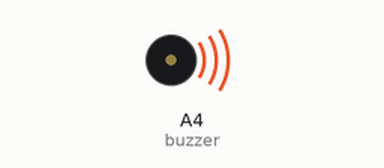
The sketch below on a simulated Arduino Uno, built with avr-gcc and run on an emulated ATmega328P. Shown: buzzer (waves = sounding).

Above: at 0.1 s.
At 15.4 s:
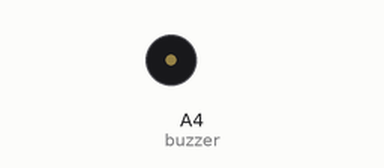
Timing chart, 0 to 40.0 s (numbered marks = the images above):
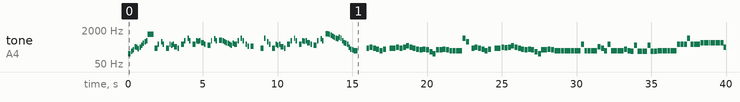

The sketch:

IRIS_OUT.ino
```cpp
// 劇場版『チェンソーマン レゼ篇』 OP 「IRIS OUT」(FULL version)

#include <avr/pgmspace.h>

#define NOTE_B0  31
#define NOTE_C1  33
#define NOTE_CS1 35
#define NOTE_D1  37
#define NOTE_DS1 39
#define NOTE_E1  41
#define NOTE_F1  44
#define NOTE_FS1 46
#define NOTE_G1  49
#define NOTE_GS1 52
#define NOTE_A1  55
#define NOTE_AS1 58
#define NOTE_B1  62
#define NOTE_C2  65
#define NOTE_CS2 69
#define NOTE_D2  73
#define NOTE_DS2 78
#define NOTE_E2  82
#define NOTE_F2  87
#define NOTE_FS2 93
#define NOTE_G2  98
#define NOTE_GS2 104
#define NOTE_A2  110
#define NOTE_AS2 117
#define NOTE_B2  123
#define NOTE_C3  131
#define NOTE_CS3 139
#define NOTE_D3  147
#define NOTE_DS3 156
#define NOTE_E3  165
#define NOTE_F3  175
#define NOTE_FS3 185
#define NOTE_G3  196
#define NOTE_GS3 208
#define NOTE_A3  220
#define NOTE_AS3 233
#define NOTE_B3  247
#define NOTE_C4  262
#define NOTE_CS4 277
#define NOTE_D4  294
#define NOTE_DS4 311
#define NOTE_E4  330
#define NOTE_F4  349
#define NOTE_FS4 370
#define NOTE_G4  392
#define NOTE_GS4 415
#define NOTE_A4  440
#define NOTE_AS4 466
#define NOTE_B4  494
#define NOTE_C5  523
#define NOTE_CS5 554
#define NOTE_D5  587
#define NOTE_DS5 622
#define NOTE_E5  659
#define NOTE_F5  698
#define NOTE_FS5 740
#define NOTE_G5  784
#define NOTE_GS5 831
#define NOTE_A5  880
#define NOTE_AS5 932
#define NOTE_B5  988
#define NOTE_C6  1047
#define NOTE_CS6 1109
#define NOTE_D6  1175
#define NOTE_DS6 1245
#define NOTE_E6  1319
#define NOTE_F6  1397
#define NOTE_FS6 1480
#define NOTE_G6  1568
#define NOTE_GS6 1661
#define NOTE_A6  1760
#define NOTE_AS6 1865
#define NOTE_B6  1976
#define NOTE_C7  2093
#define NOTE_CS7 2217
#define NOTE_D7  2349
#define NOTE_DS7 2489
#define NOTE_E7  2637
#define NOTE_F7  2794
#define NOTE_FS7 2960
#define NOTE_G7  3136
#define NOTE_GS7 3322
#define NOTE_A7  3520
#define NOTE_AS7 3729
#define NOTE_B7  3951
#define NOTE_C8  4186
#define NOTE_CS8 4435
#define NOTE_D8  4699
#define NOTE_DS8 4978
#define NOTE_E8  5274
#define NOTE_F8  5588
#define NOTE_FS8 5920
#define NOTE_G8  6272
#define NOTE_GS8 6645
#define NOTE_A8  7074
#define NOTE_AS8 7459
#define NOTE_B8  7902
#define REST 0

int tempo = 135;
int buzzer = A4;

 const int melody[] PROGMEM = {

 NOTE_DS3,8,NOTE_G3,16,NOTE_AS3,16,NOTE_E4,16,NOTE_DS4,16,NOTE_C4,16,NOTE_DS4,16,NOTE_G4,16,NOTE_AS4,16,NOTE_CS5,16,NOTE_DS5,16,NOTE_DS6,4,
 NOTE_CS4,8,NOTE_GS4,16,REST,16,NOTE_CS5,16,NOTE_GS4,16,REST,16,NOTE_CS4,8,NOTE_GS4,16,NOTE_G4,16,NOTE_GS4,16,NOTE_E4,8,NOTE_CS4,16,REST,16,NOTE_GS4,8,NOTE_DS5,16,REST,16,NOTE_GS5,16,NOTE_DS5,16,REST,16,NOTE_GS4,8,NOTE_DS5,16,NOTE_D5,16,NOTE_DS5,16,NOTE_B4,8,NOTE_GS4,16,REST,16,NOTE_G4,8,NOTE_DS5,16,REST,16,NOTE_G5,16,NOTE_DS5,16,REST,16,
 NOTE_E5,8,NOTE_DS5,16,NOTE_CS5,16,NOTE_B4,16,NOTE_AS4,16,NOTE_GS4,16,NOTE_G4,16,NOTE_AS4,16,NOTE_GS4,8,NOTE_DS5,16,REST,16,NOTE_GS5,16,NOTE_DS5,16,REST,16,NOTE_GS4,16,NOTE_F4,16,REST,16,NOTE_F4,8,REST,4,
 NOTE_CS4,8,NOTE_GS5,16,REST,16,NOTE_CS5,16,NOTE_GS4,16,REST,16,NOTE_CS4,8,NOTE_GS4,16,NOTE_G4,16,NOTE_GS4,16,NOTE_E4,8,NOTE_CS4,16,REST,16,NOTE_GS4,8,NOTE_DS5,16,REST,16,NOTE_GS5,16,NOTE_DS5,16,REST,16,NOTE_GS4,8,NOTE_DS5,16,NOTE_D5,16,NOTE_DS5,16,NOTE_B4,8,NOTE_GS4,16,REST,16,NOTE_G4,8,NOTE_DS5,16,REST,16,NOTE_G5,16,NOTE_DS5,16,REST,16,
 NOTE_E6,8,NOTE_DS6,16,NOTE_CS6,16,NOTE_B5,16,NOTE_AS5,16,NOTE_GS5,16,NOTE_G5,16,NOTE_AS5,16,NOTE_GS5,16,NOTE_DS5,16,NOTE_B4,16,NOTE_AS4,16,NOTE_GS4,16,NOTE_DS4,16,NOTE_B3,16,NOTE_AS3,16,NOTE_GS3,6,REST,4,REST,16,
 NOTE_CS4,8,NOTE_DS4,8,NOTE_CS4,8,NOTE_B3,8,NOTE_GS3,8,NOTE_B3,8,REST,8,NOTE_CS4,4,NOTE_DS4,8,NOTE_CS4,8,NOTE_DS4,8,NOTE_FS4,8,NOTE_DS4,8,NOTE_CS4,8,NOTE_B3,8,NOTE_AS3,8,NOTE_B3,8,NOTE_AS3,8,NOTE_FS3,8,NOTE_DS3,8,NOTE_AS3,8,NOTE_AS3,8,NOTE_B3,8,NOTE_AS3,8,NOTE_GS3,8,NOTE_GS3,8,NOTE_GS3,8,NOTE_GS3,8,NOTE_GS5,8,NOTE_CS5,8,REST,12,
 NOTE_CS4,8,NOTE_DS4,8,NOTE_CS4,8,NOTE_B3,8,NOTE_GS3,8,NOTE_B3,8,REST,8,NOTE_CS4,4,NOTE_DS4,8,NOTE_D4,8,NOTE_DS4,8,NOTE_FS4,8,NOTE_DS4,8,NOTE_CS4,8,NOTE_B3,8,NOTE_AS3,8,NOTE_B3,8,NOTE_AS3,8,NOTE_FS3,8,NOTE_DS3,8,NOTE_AS3,4,NOTE_B3,8,NOTE_AS3,8,
 NOTE_GS3,8,NOTE_GS3,8,NOTE_GS3,8,NOTE_GS3,4,NOTE_GS3,8,NOTE_GS3,16,NOTE_GS3,16,NOTE_GS3,8,NOTE_GS4,8,NOTE_GS3,8,NOTE_GS3,8,NOTE_GS3,4,NOTE_E4,8,NOTE_CS4,8,NOTE_GS3,8,NOTE_GS4,8,NOTE_GS3,8,NOTE_GS3,8,NOTE_GS3,4,NOTE_B3,8,NOTE_GS3,8,NOTE_G3,8,
 NOTE_G4,8,NOTE_G3,8,NOTE_G3,16,NOTE_G3,16,NOTE_G3,8,NOTE_G4,8,NOTE_G3,8,NOTE_G3,16,NOTE_G3,16,NOTE_GS3,8,NOTE_GS3,16,NOTE_GS3,16,NOTE_GS3,8,NOTE_GS3,8,NOTE_GS3,4,
 NOTE_GS4,8,NOTE_GS4,16,NOTE_GS4,16,NOTE_GS4,8,NOTE_GS5,8,NOTE_GS4,8,NOTE_GS4,8,NOTE_GS4,8,NOTE_B4,8,NOTE_B4,8,NOTE_B4,16,NOTE_B4,16,NOTE_B4,8,NOTE_B4,16,NOTE_B4,16,NOTE_B4,8,NOTE_B4,8,NOTE_DS4,4,NOTE_B4,8,NOTE_CS5,8,NOTE_DS5,8,NOTE_CS5,8,NOTE_DS5,8,NOTE_DS5,16,NOTE_E5,6,NOTE_DS5,8,NOTE_CS5,16,NOTE_B4,16,NOTE_AS4,8,NOTE_GS4,4,NOTE_G4,8,REST,8,NOTE_GS4,4,
 //副歌
 NOTE_A4,8,NOTE_C5,8,NOTE_E5,8,REST,8,NOTE_C5,8,REST,8,NOTE_D5,8,NOTE_D5,24,NOTE_D5,8,NOTE_C5,16,NOTE_B4,8,NOTE_E5,8,REST,8,NOTE_C5,8,REST,8,NOTE_D5,8,NOTE_D5,24,NOTE_D5,8,NOTE_C5,16,NOTE_B4,8,NOTE_E5,8,NOTE_F5,8,NOTE_E5,8,NOTE_C5,8,NOTE_A4,8,NOTE_C5,8,NOTE_E5,8,NOTE_A5,8,NOTE_GS5,8,NOTE_E5,8,NOTE_D5,8,NOTE_C5,8,NOTE_B4,4,NOTE_E3,8,REST,8,
 NOTE_E5,8,REST,8,NOTE_C5,8,REST,8,NOTE_D5,8,NOTE_D5,24,NOTE_D5,8,NOTE_C5,16,NOTE_B4,8,NOTE_G5,8,NOTE_A5,8,NOTE_G5,8,NOTE_F5,8,NOTE_E5,4,NOTE_A4,8,NOTE_A4,8,NOTE_E5,8,NOTE_F5,8,NOTE_E5,8,NOTE_C5,8,NOTE_E5,8,NOTE_F5,8,NOTE_E5,8,NOTE_C5,8,NOTE_A5,4,NOTE_A6,4,NOTE_A5,16,NOTE_E5,8,NOTE_DS5,8,NOTE_D5,16,NOTE_C5,8,
 NOTE_D2,8,NOTE_E5,16,REST,16,NOTE_A2,8,NOTE_E5,16,REST,16,NOTE_E2,8,NOTE_GS5,16,REST,16,NOTE_B1,8,NOTE_GS5,16,REST,16,
 NOTE_A1,8,NOTE_DS6,16,REST,16,NOTE_E6,20,NOTE_E5,20,NOTE_E6,20,NOTE_E5,20,NOTE_E6,20,NOTE_E5,20,NOTE_E6,20,NOTE_E5,10,NOTE_B5,16,NOTE_DS6,16,NOTE_D6,6,REST,4,
 NOTE_F6,6,NOTE_E6,12,NOTE_D6,12,NOTE_C6,12,NOTE_B5,12,NOTE_A5,12,NOTE_GS5,12,NOTE_F5,12,NOTE_E5,4,NOTE_A5,16,NOTE_A4,16,REST,16,NOTE_A4,16,NOTE_FS5,16,REST,16,NOTE_FS5,8,REST,4,REST,32,
 NOTE_D2,16,NOTE_DS5,16,NOTE_E5,32,NOTE_A5,32,NOTE_C6,32,NOTE_E6,16,NOTE_DS6,16,NOTE_D6,16,NOTE_CS6,16,NOTE_C6,16,NOTE_GS5,16,NOTE_B5,16,NOTE_GS5,16,NOTE_A5,16,NOTE_B5,16,NOTE_C6,16,NOTE_D6,16,NOTE_DS6,16,NOTE_E6,16,NOTE_A6,16,NOTE_D6,16,NOTE_DS6,32,NOTE_D6,32,NOTE_C6,32,NOTE_D6,16,NOTE_A5,16,NOTE_C6,32,NOTE_DS5,32,NOTE_A5,12,NOTE_E5,32,NOTE_A5,8,NOTE_DS5,16,NOTE_A5,8,
 NOTE_GS1,8,NOTE_GS5,16,REST,16,NOTE_E2,8,NOTE_GS5,16,REST,16,NOTE_GS5,16,NOTE_E5,16,NOTE_GS5,16,NOTE_B5,16,NOTE_E6,16,NOTE_DS6,16,NOTE_D6,16,NOTE_CS6,16,NOTE_C6,16,NOTE_GS5,16,NOTE_B5,16,NOTE_AS5,16,NOTE_A5,16,NOTE_E5,16,NOTE_C5,16,NOTE_B4,16,NOTE_A4,4,
 NOTE_GS3,8,NOTE_GS3,16,NOTE_GS3,16,NOTE_GS4,8,NOTE_GS3,16,NOTE_GS3,16,NOTE_GS3,8,NOTE_GS3,8,NOTE_GS3,4,NOTE_GS3,8,NOTE_GS3,16,NOTE_GS3,16,NOTE_GS4,8,NOTE_GS3,16,NOTE_GS3,16,NOTE_GS3,8,NOTE_GS3,8,NOTE_GS3,4,NOTE_GS3,8,NOTE_GS3,16,NOTE_GS3,16,NOTE_GS4,8,NOTE_GS3,16,NOTE_GS3,16,NOTE_GS3,8,NOTE_GS3,8,NOTE_GS3,8,
 NOTE_AS3,16,NOTE_A3,16,NOTE_GS3,8,NOTE_AS3,16,NOTE_A3,16,NOTE_GS3,4,REST,5,NOTE_A2,8,REST,16,NOTE_B2,16,NOTE_GS3,8,NOTE_GS3,16,NOTE_GS3,16,NOTE_GS4,8,NOTE_GS3,16,NOTE_GS3,16,NOTE_GS3,8,NOTE_GS3,16,NOTE_GS3,8,NOTE_GS3,16,NOTE_GS3,16,NOTE_B3,16,NOTE_AS3,8,NOTE_A3,8,NOTE_GS3,8,NOTE_GS3,16,NOTE_GS3,16,NOTE_GS3,8,NOTE_GS3,16,NOTE_GS3,8,NOTE_GS3,16,NOTE_GS3,16,NOTE_B3,16,NOTE_AS3,8,NOTE_A3,8,
 NOTE_GS4,8,NOTE_GS3,8,NOTE_GS3,8,NOTE_GS3,8,NOTE_GS4,8,NOTE_GS3,8,NOTE_GS3,8,NOTE_GS3,8,REST,16,NOTE_G3,32,NOTE_GS3,8,NOTE_GS3,8,NOTE_GS2,8,REST,4,
 NOTE_GS3,8,NOTE_GS3,16,NOTE_GS3,16,NOTE_GS3,8,NOTE_GS4,8,NOTE_GS3,8,NOTE_GS3,8,NOTE_GS3,4,NOTE_E4,8,NOTE_CS4,8,NOTE_GS3,8,NOTE_GS4,8,NOTE_GS3,8,NOTE_GS3,8,NOTE_GS3,4,NOTE_B3,8,NOTE_GS3,8,NOTE_G3,8,NOTE_G4,8,NOTE_G3,8,NOTE_G3,16,NOTE_G3,16,NOTE_G3,8,NOTE_G4,8,NOTE_G3,8,NOTE_G3,16,NOTE_G3,16,NOTE_GS3,8,NOTE_GS3,16,NOTE_GS3,16,NOTE_GS3,8,NOTE_GS3,8,NOTE_GS3,4,
 NOTE_GS4,8,NOTE_GS4,16,NOTE_GS4,16,NOTE_GS4,8,NOTE_GS5,8,NOTE_GS4,8,NOTE_GS4,8,NOTE_GS4,8,NOTE_GS4,8,NOTE_GS4,8,NOTE_GS4,16,NOTE_GS4,16,NOTE_B4,16,NOTE_AS4,16,NOTE_GS4,16,NOTE_AS4,16,NOTE_B4,16,NOTE_AS4,16,NOTE_GS4,16,NOTE_AS4,16,NOTE_B4,4,NOTE_B4,8,NOTE_CS5,8,NOTE_DS5,8,NOTE_CS5,8,NOTE_DS5,8,NOTE_DS5,16,NOTE_E5,6,NOTE_DS5,8,NOTE_CS5,16,NOTE_B4,16,NOTE_AS4,8,NOTE_A4,16,NOTE_GS4,16,REST,16,NOTE_GS4,16,REST,16,NOTE_GS4,16,REST,16,NOTE_GS4,16,REST,16,NOTE_GS6,4,NOTE_GS5,8,REST,8,NOTE_GS4,8,REST,8,
 NOTE_A3,16,NOTE_GS3,16,NOTE_FS3,16,NOTE_GS3,16,NOTE_E3,16,NOTE_GS3,16,NOTE_DS3,16,NOTE_GS3,16,NOTE_FS3,16,NOTE_GS3,16,NOTE_C3,16,NOTE_CS3,16,NOTE_DS3,16,NOTE_GS3,8,NOTE_GS1,16,NOTE_A3,16,NOTE_GS3,16,NOTE_FS3,16,NOTE_GS3,16,NOTE_E3,16,NOTE_GS3,16,NOTE_DS3,16,NOTE_CS3,16,NOTE_DS3,16,NOTE_FS3,16,NOTE_A3,16,NOTE_FS3,16,NOTE_C4,16,NOTE_GS3,8,NOTE_GS1,16,
 NOTE_A4,16,NOTE_GS4,16,NOTE_FS4,16,NOTE_GS4,16,NOTE_E4,16,NOTE_GS4,16,NOTE_DS4,16,NOTE_GS4,16,NOTE_CS4,16,NOTE_GS4,16,NOTE_C4,16,NOTE_GS4,16,REST,16,NOTE_GS4,16,REST,16,NOTE_GS4,16,REST,16,NOTE_GS4,16,REST,16,NOTE_GS5,4,NOTE_GS4,4,NOTE_GS4,4,
 NOTE_AS4,16,NOTE_G4,16,NOTE_GS4,16,NOTE_AS4,16,NOTE_B4,16,NOTE_CS5,16,NOTE_DS5,16,NOTE_F5,16,NOTE_G5,16,NOTE_CS5,16,NOTE_DS5,16,NOTE_AS5,16,NOTE_GS5,16,NOTE_CS5,16,NOTE_B4,16,NOTE_CS5,16,NOTE_DS5,16,NOTE_AS5,16,NOTE_A5,16,NOTE_GS5,16,NOTE_D5,16,NOTE_CS5,16,NOTE_B4,16,NOTE_FS5,16,NOTE_D5,16,NOTE_CS5,16,NOTE_B4,16,NOTE_AS4,16,NOTE_G4,16,NOTE_GS4,16,NOTE_AS4,16,NOTE_B4,16,NOTE_CS5,16,NOTE_DS5,16,NOTE_E5,16,NOTE_G5,16,NOTE_CS5,16,NOTE_DS5,16,NOTE_F5,16,NOTE_G5,16,NOTE_CS6,16,NOTE_B5,16,NOTE_AS5,16,NOTE_GS5,4,NOTE_G5,8,REST,8,NOTE_GS5,4,
 //副歌2
 NOTE_A4,8,NOTE_C5,8,NOTE_E5,8,REST,8,NOTE_C5,8,REST,8,NOTE_D5,8,NOTE_D5,24,NOTE_D5,8,NOTE_C5,16,NOTE_B4,8,NOTE_E5,8,REST,8,NOTE_C5,8,REST,8,NOTE_D5,8,NOTE_D5,24,NOTE_D5,8,NOTE_C5,16,NOTE_B4,8,NOTE_E5,8,NOTE_F5,8,NOTE_E5,8,NOTE_C5,8,NOTE_A4,8,NOTE_C5,8,NOTE_E5,8,NOTE_A5,8,NOTE_GS5,8,NOTE_E5,8,NOTE_D5,8,NOTE_C5,8,NOTE_B4,4,NOTE_E3,8,REST,8,
 NOTE_E5,8,REST,8,NOTE_C5,8,REST,8,NOTE_D5,8,NOTE_D5,24,NOTE_D5,8,NOTE_C5,16,NOTE_B4,8,NOTE_G5,8,NOTE_A5,8,NOTE_G5,8,NOTE_F5,8,NOTE_E5,4,NOTE_A4,8,NOTE_A4,8,NOTE_E5,8,NOTE_F5,8,NOTE_E5,8,NOTE_C5,8,NOTE_E5,8,NOTE_F5,8,NOTE_E5,8,NOTE_C5,8,NOTE_A5,4,NOTE_A6,4,NOTE_A5,16,
 NOTE_E5,8,NOTE_DS5,8,NOTE_D5,16,NOTE_C5,8,
 NOTE_A4,8,NOTE_E5,8,REST,4,NOTE_A4,8,NOTE_D5,8,REST,4,NOTE_A4,8,NOTE_E5,8,REST,4,NOTE_A4,8,NOTE_D5,8,REST,4,NOTE_A4,8,NOTE_E5,8,REST,4,NOTE_A4,8,NOTE_D5,8,REST,4,NOTE_A4,8,NOTE_E6,8,REST,4,NOTE_A5,8,NOTE_D5,8,REST,4,
 NOTE_D2,16,NOTE_DS5,16,NOTE_E5,32,NOTE_A5,32,NOTE_C6,32,NOTE_E6,16,NOTE_DS6,16,NOTE_D6,16,NOTE_CS6,16,NOTE_C6,16,NOTE_GS5,16,NOTE_B5,16,NOTE_GS5,16,NOTE_A5,16,NOTE_B5,16,NOTE_C6,16,NOTE_D6,16,NOTE_DS6,16,NOTE_E6,16,NOTE_A6,16,NOTE_D6,16,NOTE_DS6,32,NOTE_D6,32,NOTE_C6,32,NOTE_D6,16,NOTE_A5,16,NOTE_C6,32,NOTE_DS5,32,NOTE_A5,12,NOTE_E5,32,NOTE_A5,8,NOTE_DS5,16,NOTE_A5,8,
 NOTE_GS1,8,NOTE_GS5,16,REST,16,NOTE_E2,8,NOTE_GS5,16,REST,16,NOTE_GS5,16,NOTE_E5,16,NOTE_GS5,16,NOTE_B5,16,NOTE_E6,16,NOTE_DS6,16,NOTE_D6,16,NOTE_CS6,16,NOTE_C6,16,NOTE_GS5,16,NOTE_B5,16,NOTE_AS5,16,NOTE_A5,16,NOTE_E5,16,NOTE_C5,16,NOTE_B4,16,NOTE_A4,4,NOTE_A1,8,

 };

int notes = sizeof(melody) / sizeof(melody[0]) / 2;
int wholenote = (60000 * 4) / tempo;

void playMelody(const int melody[], int notes, int wholenote) {
  for (int thisNote = 0; thisNote < notes * 2; thisNote += 2) {

    int pitch = pgm_read_word(&melody[thisNote]);
    int divider = pgm_read_word(&melody[thisNote + 1]);

    int noteDuration;

    if (divider > 0) {
      // 正常音符
      noteDuration = wholenote / divider;
    } else {
      // 負音符（1.5倍）
      noteDuration = wholenote / abs(divider);
      noteDuration = noteDuration * 1.5;
    }

    tone(buzzer, pitch, noteDuration * 0.9);
    delay(noteDuration);
    noTone(buzzer);
  }
}

void setup() {
  playMelody(melody, notes, wholenote);
}

void loop() {
  //拖很久才做完，中間還被我插隊了兩首歌^^
  //參考以下影片製作
  //https://www.youtube.com/watch?v=DRQeqwQnYzM&list=RDDRQeqwQnYzM&start_radio=1
  //https://www.youtube.com/watch?v=NjTfbV7APWE&list=RDNjTfbV7APWE&start_radio=1
}
```

Measured:
- by itself, tone on A4 (buzzer): plays 156 Hz for 0.20 s, 196 Hz for 0.10 s, 233 Hz for 0.10 s, 330 Hz for 0.10 s, 311 Hz for 0.10 s, 262 Hz for 0.10 s … (198 notes in this stretch)
